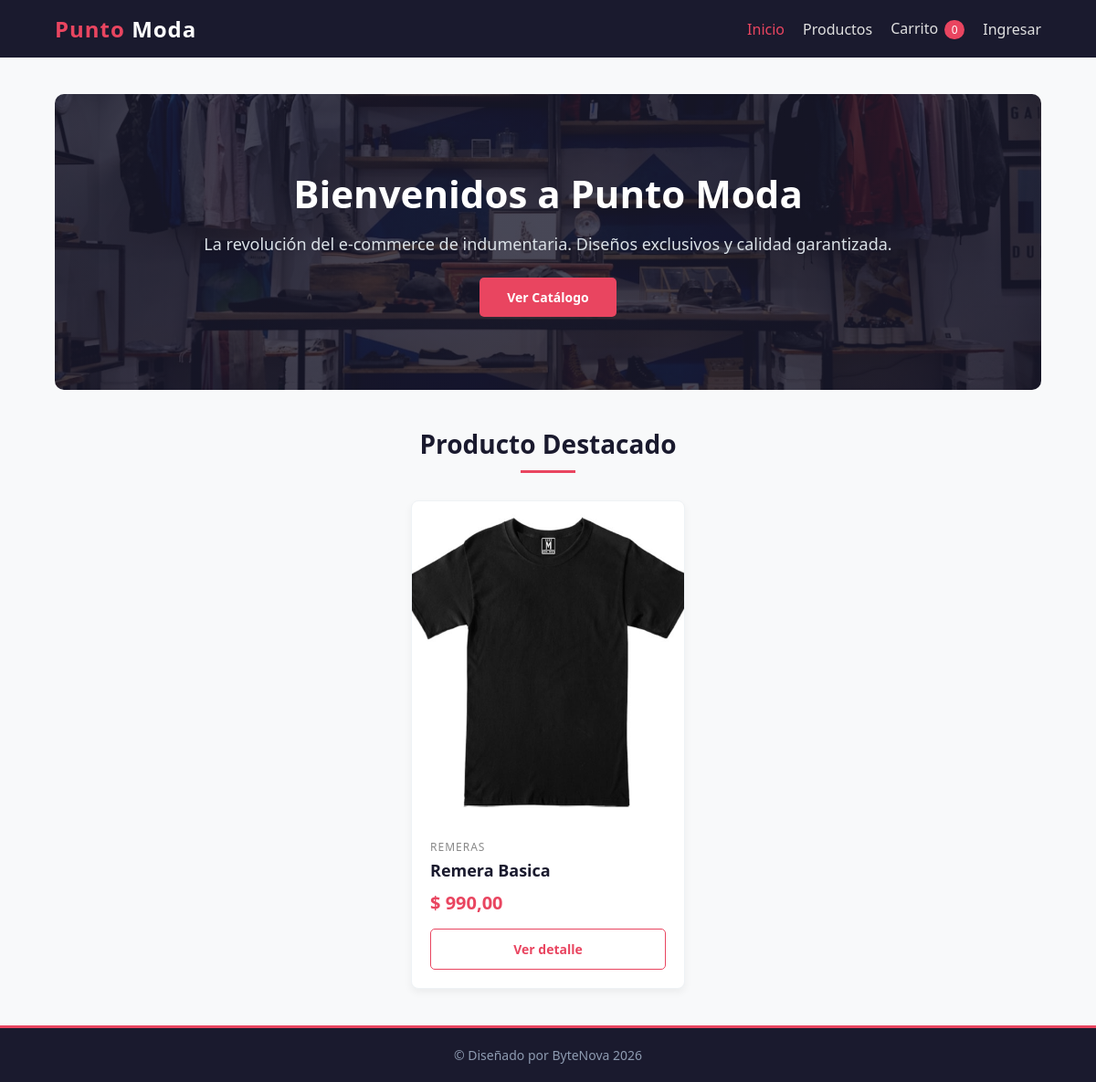
The page / on the database its author committed.
### tables this page shows
CREATE TABLE Producto (
    id_producto INT AUTO_INCREMENT PRIMARY KEY,
    nombre VARCHAR(100) NOT NULL,
    descripcion TEXT,
    precio DECIMAL(10,2) NOT NULL,
    imagen VARCHAR(255),
    stock_minimo INT NOT NULL DEFAULT 0,
    activo TINYINT NOT NULL DEFAULT 1,
    id_categoria INT NOT NULL,
    FOREIGN KEY (id_categoria) REFERENCES Categoria(id_categoria)
);

CREATE TABLE Categoria (
    id_categoria INT AUTO_INCREMENT PRIMARY KEY,
    nombre VARCHAR(60) NOT NULL UNIQUE
);

### controllers/ProductoController.php (called while the page is built, shortened)
<?php
require_once __DIR__ . "/../models/ProductoModel.php";
class ProductoController {
    private $productoModel;
    public function __construct($conexion) {
        $this->productoModel = new ProductoModel($conexion);
    }
    public function mostrarInicio() {
        $producto = $this->productoModel->obtenerProductoPorId(2);
        require __DIR__ . "/../views/inicio.php";
    }
}

### models/ProductoModel.php (called while the page is built, shortened)
<?php
class ProductoModel {
    private $conexion;
    public function __construct($conexion) {
        $this->conexion = $conexion;
    }
    public function obtenerProductoPorId($idProducto) {
        $sql = "SELECT Producto.id_producto, Producto.nombre, Producto.descripcion, Producto.precio,
		Producto.imagen,
        COALESCE((SELECT SUM(Producto_Talle.stock)
            FROM Producto_Talle
            WHERE Producto_Talle.id_producto = Producto.id_producto), 0) AS stock,
        Categoria.nombre AS categoria
		FROM Producto
		JOIN Categoria ON Producto.id_categoria = Categoria.id_categoria
		WHERE Producto.id_producto = ? AND Producto.activo = 1";
        $consulta = mysqli_prepare($this->conexion, $sql);
        mysqli_stmt_bind_param($consulta, "i", $idProducto);
        mysqli_stmt_execute($consulta);
        $resultado = mysqli_stmt_get_result($consulta);
        $producto = mysqli_fetch_assoc($resultado);
        return $producto;
    }
}

### config/auth.php (called while the page is built, shortened)
<?php
function escapar($texto) {
    return htmlspecialchars((string)$texto, ENT_QUOTES, "UTF-8");
}

### views/inicio.php (the view, shortened to what this page needs)
<?php
require __DIR__ . "/header.php";
?>
<main>
		<section class="presentacion">
			<h1>Bienvenidos a Punto Moda</h1>
			<p>La revolución del e-commerce de indumentaria. Diseños exclusivos y calidad garantizada.</p>
			<a href="index.php?pagina=productos" class="btn">Ver Catálogo</a>
		</section>
		<section>
			<h2 class="titulo-seccion">Producto Destacado</h2>
			<div class="cuadricula-productos">
				<?php if ($producto): ?>
					<div class="tarjeta-producto">
						<a href="index.php?pagina=producto&id=<?php echo $producto["id_producto"]; ?>" class="enlace-imagen-producto">
							<div class="imagen-producto">
								<img src="<?php echo htmlspecialchars($producto["imagen"]); ?>" alt="<?php echo htmlspecialchars($producto["nombre"]); ?>">
							</div>
						</a>
						<div class="info-producto">
							<div class="categoria-producto"><?php echo htmlspecialchars($producto["categoria"]); ?></div>
							<h3 class="titulo-producto"><?php echo htmlspecialchars($producto["nombre"]); ?></h3>
							<div class="precio-producto">$ <?php echo escapar(number_format((float)$producto["precio"], 2, ",", ".")); ?></div>
							<div class="botones-producto">
								<a href="index.php?pagina=producto&id=<?php echo $producto["id_producto"]; ?>" class="btn btn-secundario">Ver detalle</a>
							</div>
						</div>
					</div>
				<?php else: ?>
					<p>No hay productos cargados en este momento.</p>
				<?php endif; ?>
			</div>
		</section>
	</main>
<?php
require __DIR__ . "/footer.php";
?>

### css/style.css (style rules this page uses)
* { margin: 0; padding: 0; box-sizing: border-box; font-family: 'Segoe UI', Tahoma, Geneva, Verdana, sans-serif; }
body { background-color: #f8f9fa; color: #333; display: flex; flex-direction: column; min-height: 100vh; }
main { flex: 1; padding: 40px 5%; }
.presentacion { background: linear-gradient(rgba(26, 26, 46, 0.8), rgba(26, 26, 46, 0.8)), url('../imagenes/portada.jpg') no-repeat center center/cover; color: white; padding: 80px 40px; text-align: center; border-radius: 10px; margin-bottom: 40px; }
.presentacion h1 { font-size: 42px; margin-bottom: 15px; }
.presentacion p { font-size: 18px; margin-bottom: 25px; color: #dae1e7; }
.titulo-seccion { font-size: 28px; margin-bottom: 30px; text-align: center; position: relative; color: #1a1a2e; }
.titulo-seccion::after { content: ''; display: block; width: 60px; height: 3px; background-color: #e94560; margin: 10px auto 0; }
.btn { display: inline-block; background-color: #e94560; color: white; padding: 12px 30px; text-decoration: none; border-radius: 5px; font-weight: bold; transition: background 0.3s; border: none; cursor: pointer; font-size: 14px; text-align: center; }
.btn-secundario { background-color: #fff; color: #e94560; border: 1px solid #e94560; }
.cuadricula-productos, .pestanas-autenticacion { display: flex; justify-content: center; }
.cuadricula-productos { gap: 30px; flex-wrap: wrap; margin-top: 20px; }
.tarjeta-producto { background-color: white; border-radius: 8px; box-shadow: 0 4px 8px rgba(0, 0, 0, 0.05); width: 300px; overflow: hidden; transition: transform 0.3s; border: 1px solid #eef2f5; }
.enlace-imagen-producto { display: block; }
.imagen-producto { width: 100%; height: 350px; background-color: #eceff1; display: flex; align-items: center; justify-content: center; overflow: hidden; }
.imagen-producto img { width: 100%; height: 100%; object-fit: cover; }
.info-producto { padding: 20px; }
.categoria-producto { font-size: 12px; color: #888; text-transform: uppercase; letter-spacing: 1px; margin-bottom: 5px; }
.titulo-producto { font-size: 18px; font-weight: 600; margin-bottom: 10px; color: #1a1a2e; }
.precio-producto { font-size: 20px; font-weight: bold; color: #e94560; margin-bottom: 15px; }
.botones-producto { display: flex; flex-direction: column; gap: 10px; }
.botones-producto .btn { width: 100%; }

### rows shown on the page
producto: imagen (picture), id_categoria.nombre "REMERAS", nombre "Remera Basica", precio "990,00"
